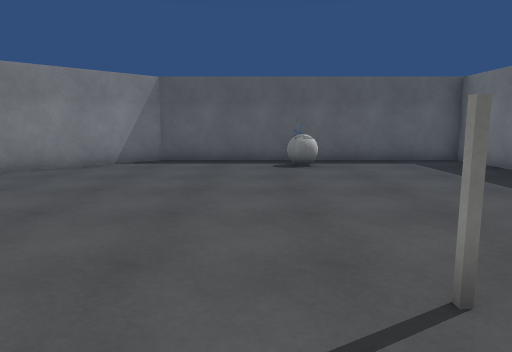
View 1 (above)

13 first-person views from a walk through a scene from a Unity 3-D project. The camera is 1.3 m above the floor, tilts 8° down and sees 70° across. The floor is counted in squares, 1 m on a side. Each view is taken from the middle of a square. On the plan, view 1 faces up. The plan holds only what a view shows up to about 15 squares ahead; the rest is blank. Some surface patterns are stand-ins.

View 2
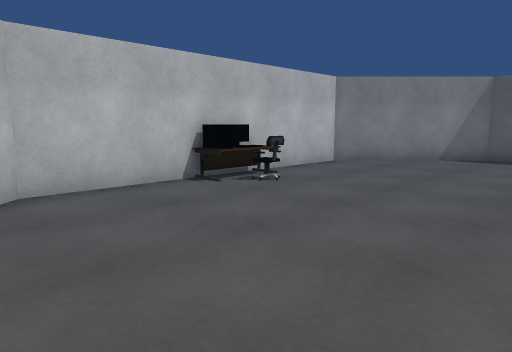

View 3
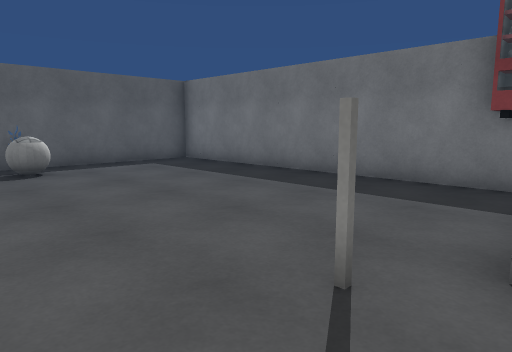

View 4
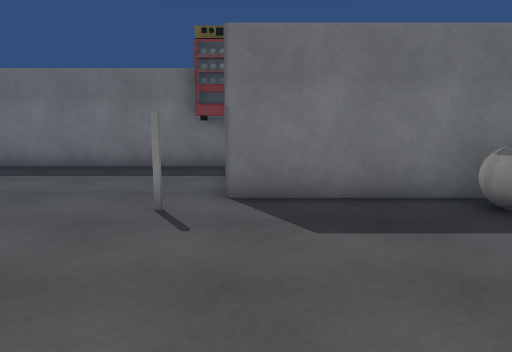

View 5
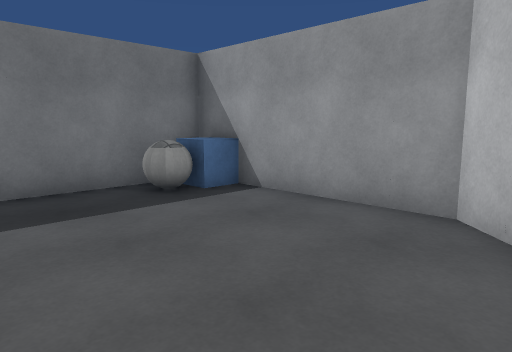

View 6
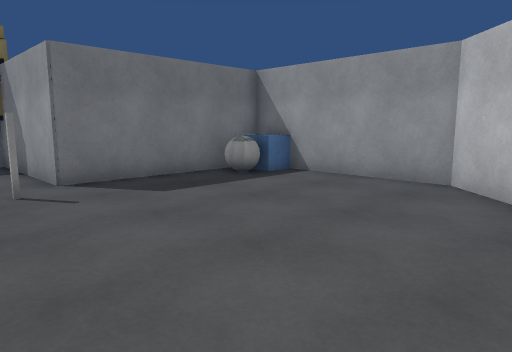

View 7
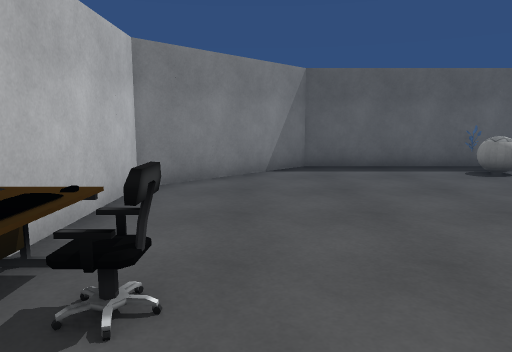

View 8
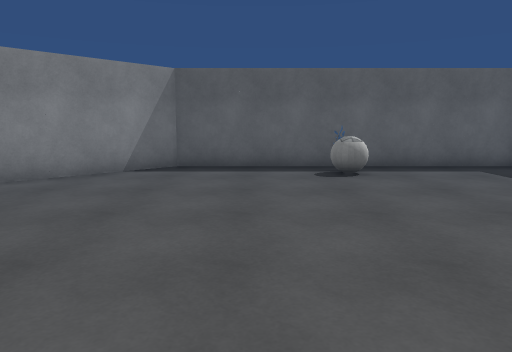

View 9
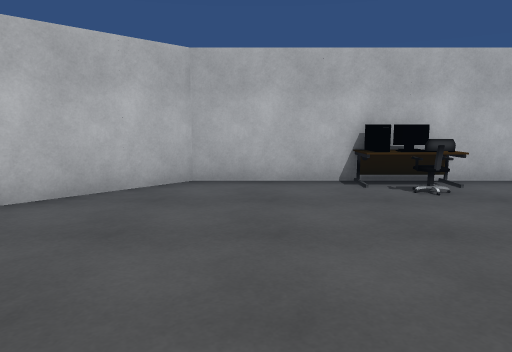

View 10
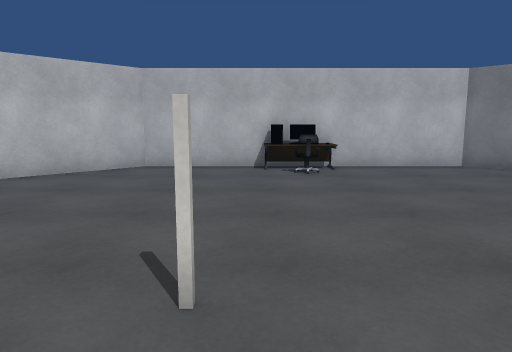

View 11
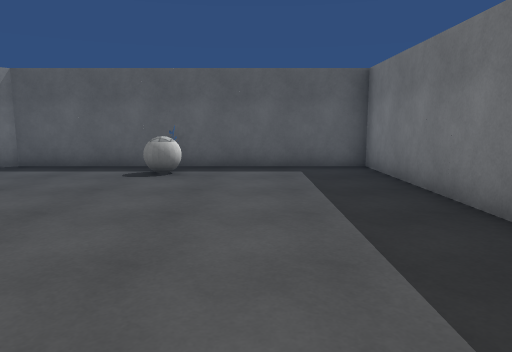

View 12
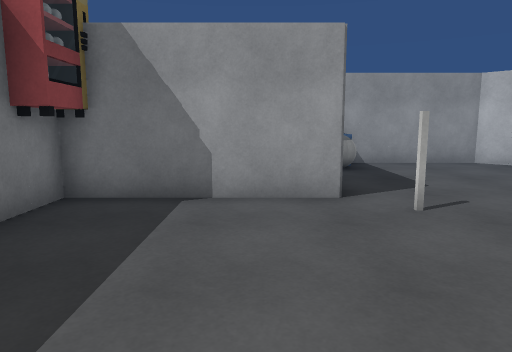

View 13
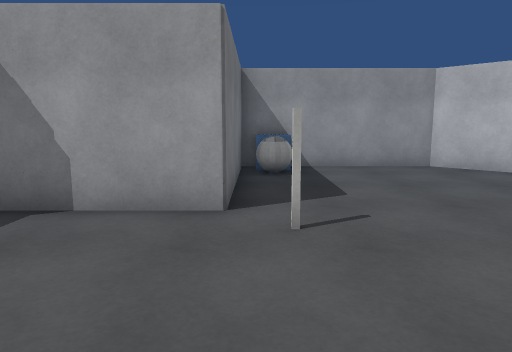

### Floor plan
Points are (right, up) in squares from view 1. A wall is a line through its corners. A room is listed if a view was taken in it or the views show most of it. See-through windows are left out.
Room 1 (views 1, 2, 3, 4, 5, 6, 7, 8, 9, 10, 11, 12, 13)
walls: (2.4, 1.5) (7.5, 1.5) (7.5, 13.4) (-3.5, 13.4) (-7.4, 9.5) (-7.4, -0.5) (-3.5, -4.5) (2.4, -4.5) (2.4, 1.5)
objects: desk (-7, 3); other object (-7, 4) to (-7, 5); other object (1, -3) to (2, -3); ball (1, 11) to (2, 12); other object (7, 2) to (7, 3)

Where each view was taken, in squares from view 1:
view 1: 0 up, 0 right, facing up
view 2: 2 down, 0 right, facing up-left
view 3: 1 up, 1 left, facing up-right
view 4: 1 up, 4 left, facing right
view 5: 1 up, 5 left, facing down-right
view 6: 4 up, 6 left, facing down-right
view 7: 2 up, 5 left, facing up
view 8: 2 up, 1 left, facing up
view 9: 1 up, 1 right, facing left
view 10: 3 up, 4 right, facing left
view 11: 2 up, 4 right, facing up
view 12: 8 up, 4 right, facing down
view 13: 7 up, 2 right, facing down
